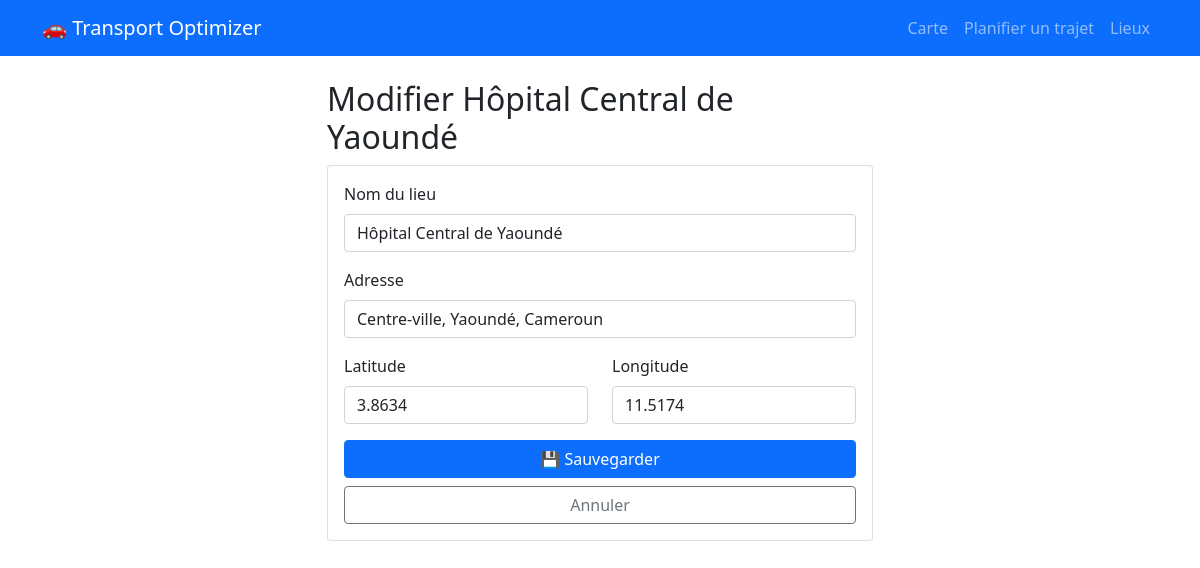
Screenshot of /locations/12/edit/ with the database file from the repository.
### routes/models.py (models this page shows, shortened)
class Location(models.Model):
    name = models.CharField(max_length=200, verbose_name="Nom du lieu")
    address = models.CharField(max_length=500, verbose_name="Adresse")
    latitude = models.FloatField(verbose_name="Latitude")
    longitude = models.FloatField(verbose_name="Longitude")
    created_at = models.DateTimeField(auto_now_add=True, verbose_name="Créé le")
    class Meta:
        verbose_name = "Lieu"
        verbose_name_plural = "Lieux"
        ordering = ['-created_at']

### routes/views.py (the view)
# urls.py: path('locations/<int:location_id>/edit/', views.edit_location, name='edit_location'),
def edit_location(request, location_id):
    location = get_object_or_404(Location, id=location_id)
    if request.method == 'POST':
        form = LocationForm(request.POST, instance=location)
        if form.is_valid():
            try:
                location = form.save()
                messages.success(request, f"Lieu '{location.name}' modifié avec succès!")
                return redirect('routes:location_list')
            except Exception as e:
                logger.error(f"Erreur lors de la modification: {e}")
                messages.error(request, "Erreur lors de la modification")
        else:
            messages.error(request, "Veuillez corriger les erreurs du formulaire")
    else:
        form = LocationForm(instance=location)
    context = {
        'form': form,
        'location': location,
    }
    return render(request, 'routes/edit_location.html', context)

### routes/forms.py (shortened to what this page needs)
class LocationForm(forms.ModelForm):
    class Meta:
        model = Location
        fields = ['name', 'address', 'latitude', 'longitude']
        widgets = {
            'name': forms.TextInput(attrs={'class': 'form-control'}),
            'address': forms.TextInput(attrs={'class': 'form-control'}),
            'latitude': forms.NumberInput(attrs={'class': 'form-control', 'step': 'any'}),
            'longitude': forms.NumberInput(attrs={'class': 'form-control', 'step': 'any'}),
        }
        labels = {
            'name': 'Nom du lieu',
            'address': 'Adresse',
            'latitude': 'Latitude',
            'longitude': 'Longitude',
        }
        help_texts = {
            'latitude': 'Coordonnée géographique (décimal)',
            'longitude': 'Coordonnée géographique (décimal)',
        }

### templates/routes/edit_location.html (shortened to what this page needs)
{% extends 'base.html' %}
{% block content %}
<div class="row justify-content-center">
    <div class="col-md-6">
        <h2>Modifier {{ location.name }}</h2>
        <div class="card">
            <div class="card-body">
                <form method="post">
                    <div class="mb-3">
                        <label class="form-label">Nom du lieu</label>
                        {{ form.name }}
                    </div>
                    <div class="mb-3">
                        <label class="form-label">Adresse</label>
                        {{ form.address }}
                    </div>
                    <div class="row">
                        <div class="col-6">
                            <div class="mb-3">
                                <label class="form-label">Latitude</label>
                                {{ form.latitude }}
                            </div>
                        </div>
                        <div class="col-6">
                            <div class="mb-3">
                                <label class="form-label">Longitude</label>
                                {{ form.longitude }}
                            </div>
                        </div>
                    </div>
                    <div class="d-grid gap-2">
                        <button type="submit" class="btn btn-primary">
                            💾 Sauvegarder
                        </button>
                        <a href="{% url 'routes:location_list' %}" class="btn btn-outline-secondary">
                            Annuler
                        </a>
                    </div>
                </form>
            </div>
        </div>
    </div>
</div>
{% endblock %}

### rows the page displays
Location: name "Hôpital Central de Yaoundé", address "Centre-ville, Yaoundé, Cameroun", latitude "3.8634", longitude "11.5174"
